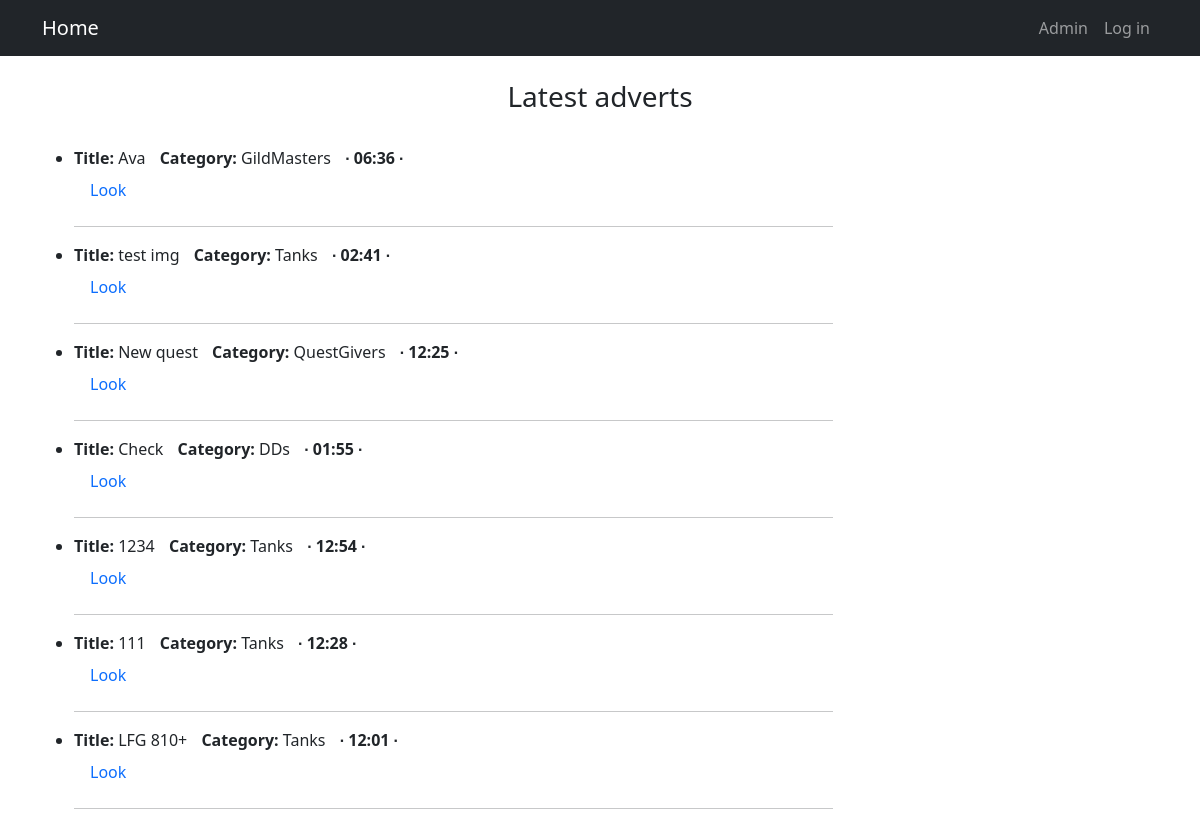
The app's page /, older data.
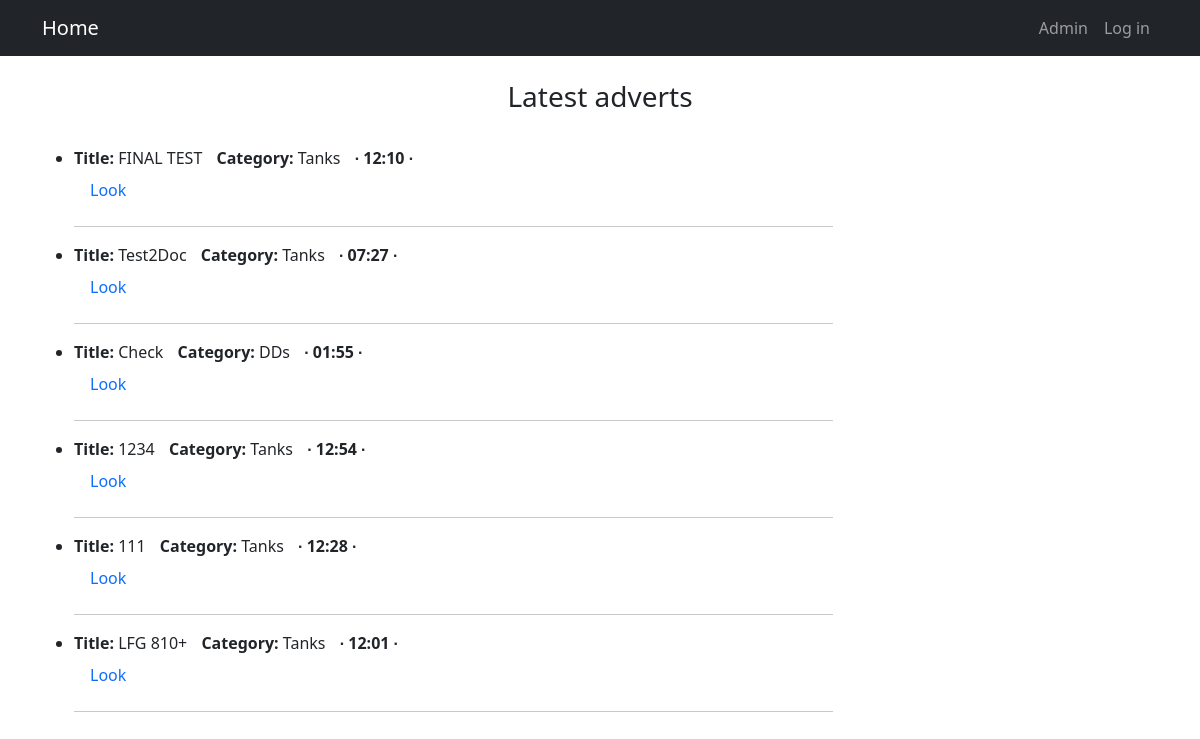
The same page, newer data.
### AdvApp/models.py (models this page shows, shortened)
class Advert(models.Model):
    CATEGORY = [
        ('Tanks', 'Tanks'),
        ('Healers', 'Healers'),
        ('DDs', 'DDs'),
        ('Traders', 'Traders'),
        ('GildMasters', 'GildMasters'),
        ('QuestGivers', 'QuestGivers'),
        ('Smiths', 'Smiths'),
        ('Tanners', 'Tanners'),
        ('Potions', 'Potions'),
        ('SpellMasters', 'SpellMasters')
    ]
    id_user = models.ForeignKey(User, on_delete=models.CASCADE)
    id_category = models.CharField(max_length=12, choices=CATEGORY, default='DDs')
    text = models.TextField()
    file = models.FileField(upload_to='files/')
    image = models.ImageField(upload_to='images/')
    title = models.CharField(max_length=128)
    dateCreation = models.DateTimeField(auto_now_add = True)

### AdvApp/views.py (the view)
# urls.py: path('', AdvertList.as_view()),
class AdvertList(ListView):
    model = Advert
    template_name = 'adverts.html'
    context_object_name = 'advertList'
    queryset = Advert.objects.order_by('-dateCreation')

### templates/adverts.html (shortened to what this page needs)
{% extends 'deafult.html' %}
{% block content %}
    {% if advertList %}
        <br>
        <div align="center">
            <h3> Latest adverts </h3>
        </div>
        <br>
        <ul>
            {% for adv in advertList %}
                <li>
                    <div align="left" >
                        <b>Title:</b> {{ adv.title }} <span style="padding-left: 10px;"><b>Category:</b> {{ adv.id_category }} </span>
                        <b style="padding-left: 10px;">{{ adv.dateCreation|date:' ∙ h:i ∙ ' }} </b>
                        <a class="nav-link" href="{% url 'advDetail' adv.id %}">Look</a>
                        <hr style="width:70%;text-align:left;margin-left:0">
                    </div>
                </li>
            {% endfor %}
        </ul>
    {% endif %}
{% endblock content %}

Row changes from the older to the newer data that the page shows:
removed Advert: title "Ava", id_category "GildMasters", dateCreation "∙ 06:36 ∙"
removed Advert: title "test img", id_category "Tanks", dateCreation "∙ 02:41 ∙"
removed Advert: title "New quest", id_category "QuestGivers", dateCreation "∙ 12:25 ∙"
added Advert: title "FINAL TEST", id_category "Tanks", dateCreation "∙ 12:10 ∙"
added Advert: title "Test2Doc", id_category "Tanks", dateCreation "∙ 07:27 ∙"
